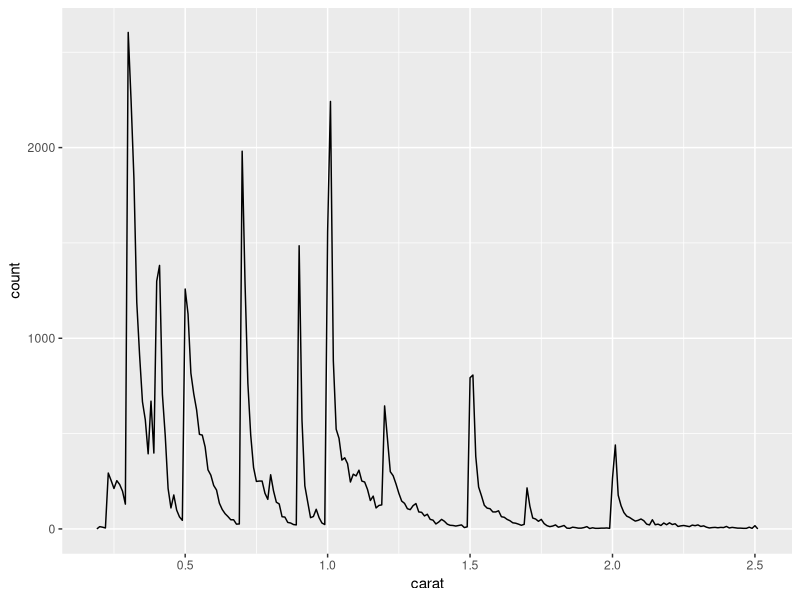
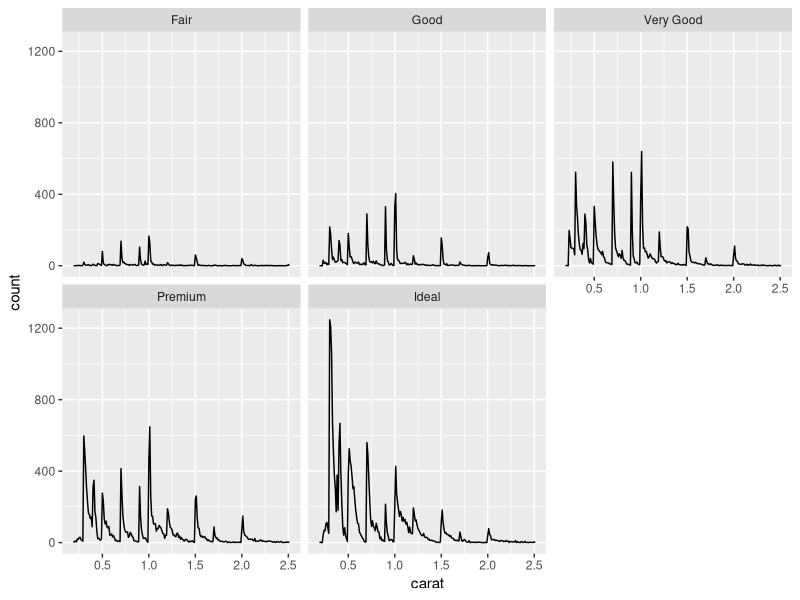
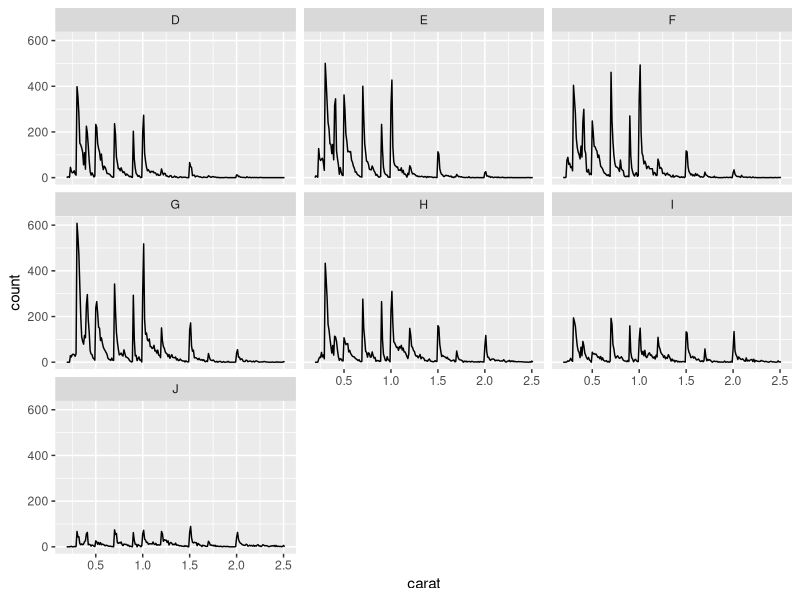
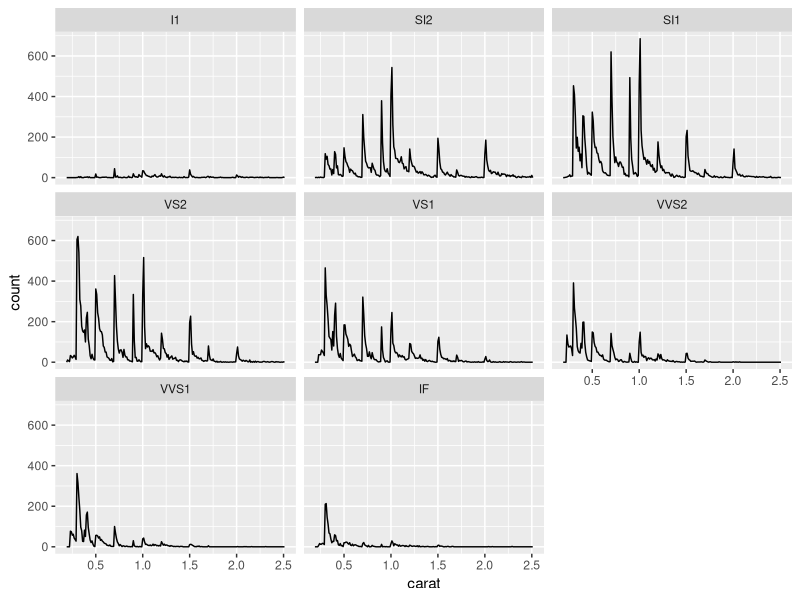

Generate these figures, in order, with R:
## ---- chunk 1
library(ggplot2)
library(dplyr)

smaller <- diamonds %>% 
  filter(carat <= 2.5)

knitr::opts_chunk$set(
  echo = FALSE
)
## ---- chunk 2
smaller %>% 
  ggplot(aes(carat)) + 
  geom_freqpoly(binwidth = 0.01)
## ---- chunk 3
smaller |>
  ggplot(aes(carat)) +
  geom_freqpoly(binwidth = 0.01) +
  facet_wrap(~ cut)

smaller |>
  ggplot(aes(carat)) +
  geom_freqpoly(binwidth = 0.01) +
  facet_wrap(~ color)

smaller |>
  ggplot(aes(carat)) +
  geom_freqpoly(binwidth = 0.01) +
  facet_wrap(~ clarity)

